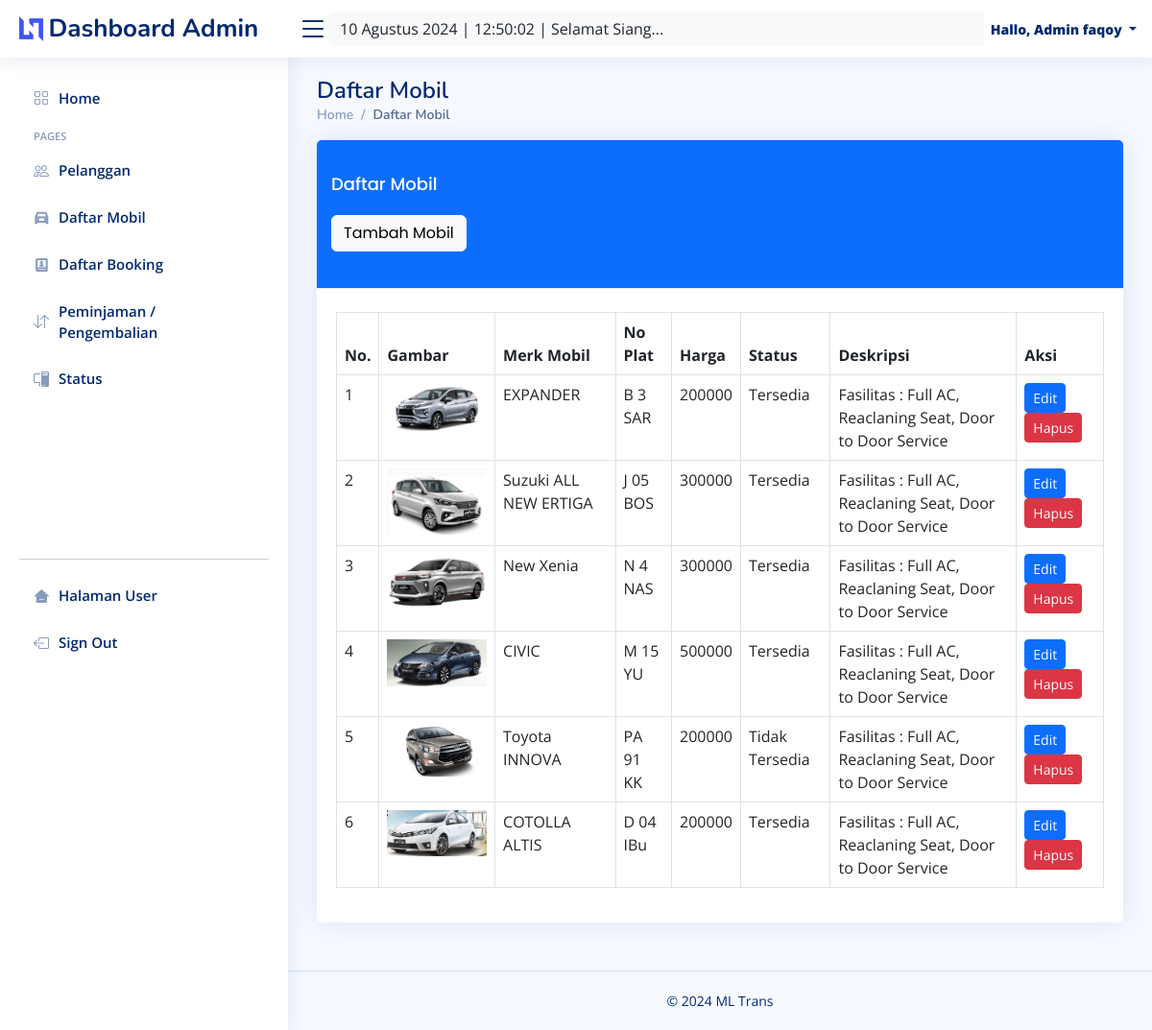
/admin/mobil/mobil.php (signed in), run on the app's committed database.
### tables this page shows
CREATE TABLE `mobil` (
  `id_mobil` int NOT NULL,
  `no_plat` varchar(255) NOT NULL,
  `merk` varchar(255) NOT NULL,
  `harga` int NOT NULL,
  `deskripsi` varchar(255) NOT NULL,
  `status` varchar(255) NOT NULL,
  `gambar` text NOT NULL
);

CREATE TABLE `infoweb` (
  `id` int NOT NULL,
  `nama_rental` varchar(255) DEFAULT NULL,
  `telp` varchar(15) DEFAULT NULL,
  `alamat` text,
  `email` varchar(255) DEFAULT NULL,
  `no_rek` text,
  `updated_at` timestamp NOT NULL DEFAULT CURRENT_TIMESTAMP
);

### koneksi/koneksi.php (called while the page is built, shortened)
<?php
$user = 'root';
$pass = '';
$koneksi = new PDO("mysql:host=localhost;dbname=rental_mobil", $user, $pass);
$url = "http://localhost/rental_mobil-master/";
$sql_web = "SELECT * FROM infoweb WHERE id = 1";
$row_web = $koneksi->prepare($sql_web);
$row_web->execute();
$info_web = $row_web->fetch(PDO::FETCH_OBJ);

### admin/mobil/mobil.php (the view, shortened to what this page needs)
<?php
require '../../koneksi/koneksi.php';
include '../header.php';
?>
<main id="main" class="main">
    <div class="pagetitle">
        <h1>Daftar Mobil</h1>
        <nav>
            <ol class="breadcrumb">
                <li class="breadcrumb-item"><a href="<?= $url ?>admin/index.php">Home</a></li>
                <li class="breadcrumb-item active">Daftar Mobil</li>
            </ol>
        </nav>
    </div>
    <section class="section dashboard">
        <div class="row">
            <div class="container">
                <div class="card">
                    <div class="card-header text-white bg-primary">
                        <h4 class="card-title text-white">
                            Daftar Mobil <br><br>
                            <a class="btn btn-light" href="tambah.php">Tambah Mobil</a>
                        </h4>
                    </div>
                    <div class="card-body">
                        <div class="table-responsive"><br>
                            <table class="table table-bordered">
                                <thead>
                                    <tr>
                                        <th>No.</th>
                                        <th>Gambar</th>
                                        <th>Merk Mobil</th>
                                        <th>No Plat</th>
                                        <th>Harga</th>
                                        <th>Status</th>
                                        <th>Deskripsi</th>
                                        <th>Aksi</th>
                                    </tr>
                                </thead>
                                <tbody>
                                    <?php
                                    $sql = "SELECT * FROM mobil ORDER BY id_mobil ASC";
                                    $row = $koneksi->prepare($sql);
                                    $row->execute();
                                    $hasil = $row->fetchAll();
                                    $no = 1;
                                    foreach ($hasil as $isi) {
                                    ?>
                                        <tr>
                                            <td><?php echo $no; ?></td>
                                            <td><img src="../../assets/image/<?php echo $isi['gambar']; ?>" class="img-fluid" style="width:200px;"></td>
                                            <td><?php echo $isi['merk']; ?></td>
                                            <td><?php echo $isi['no_plat']; ?></td>
                                            <td><?php echo $isi['harga']; ?></td>
                                            <td><?php echo $isi['status']; ?></td>
                                            <td><?php echo $isi['deskripsi']; ?></td>
                                            <td>
                                                <a class="btn btn-primary btn-sm" href="edit.php?id=<?php echo $isi['id_mobil']; ?>" role="button">Edit</a>
                                                <a class="btn btn-danger  btn-sm" href="#" role="button" onclick="hapusMobil(<?php echo $isi['id_mobil']; ?>, '<?php echo $isi['gambar']; ?>')">Hapus</a>
                                            </td>
                                        </tr>
                                    <?php $no++;
                                    } ?>
                                </tbody>
                            </table>
                        </div>
                    </div>
                </div>
            </div>
        </div>
    </section>
</main>
<?php include '../footer.php'; ?>

### admin/header.php (shortened to what this page needs)
<?php
$id_login = $_SESSION['USER']['id_login'];
$row = $koneksi->prepare("SELECT * FROM login WHERE id_login=?");
$row->execute(array($id_login));
$hasil_login = $row->fetch();
?>
<!DOCTYPE html>
<html lang="en">
<head>
    <link href="https://cdn.jsdelivr.net/npm/bootstrap@5.0.2/dist/css/bootstrap.min.css" rel="stylesheet">
    <link rel="stylesheet" href="https://cdn.jsdelivr.net/npm/bootstrap-icons@1.10.5/font/bootstrap-icons.css">
    <link href="<?= $url ?>admin/assets/vendor/bootstrap/css/bootstrap.min.css" rel="stylesheet">
    <link href="<?= $url ?>admin/assets/vendor/bootstrap-icons/bootstrap-icons.css" rel="stylesheet">
    <link href="<?= $url ?>admin/assets/vendor/boxicons/css/boxicons.min.css" rel="stylesheet">
    <link href="<?= $url ?>admin/assets/vendor/quill/quill.snow.css" rel="stylesheet">
    <link href="<?= $url ?>admin/assets/vendor/quill/quill.bubble.css" rel="stylesheet">
    <link href="<?= $url ?>admin/assets/vendor/remixicon/remixicon.css" rel="stylesheet">
    <link href="<?= $url ?>admin/assets/vendor/simple-datatables/style.css" rel="stylesheet">
    <link href="<?= $url ?>admin/assets/css/style.css" rel="stylesheet">
</head>
<body>
    <header id="header" class="header fixed-top d-flex align-items-center">
        <div class="d-flex align-items-center justify-content-between">
            <a href="index.php" class="logo d-flex align-items-center">
                <img src="<?= $url ?>admin/assets/img/logo.png" alt="">
                <span class="d-none d-lg-block">Dashboard Admin</span>
            </a>
            <i class="bi bi-list toggle-sidebar-btn"></i>
        </div>
        <form class="d-none d-sm-inline-flex flex-fill mr-auto ml-md-3 my-2 my-md-0 navbar-search">
            <div class="input-group">
                <?php
                $tanggal = date("d");
                $bulan = array(1 => "Januari", "Februari", "Maret", "April", "Mei", "Juni", "Juli", "Agustus", "September", "Oktober", "November", "Desember");
                $bulan = $bulan[date("n")];
                $tahun = date("Y");
                $jam = date("H");
                $waktu = date("H:i:s");
                echo '<input type="text" class="form-control bg-light border-0 small flex-grow-1" value="' . $tanggal . " " . $bulan . " " . $tahun . " | " . $waktu . ' | ';
                if (($jam >= 1) && ($jam <= 10)) {
                    echo "Selamat Pagi...";
                } else if (($jam > 10) && ($jam <= 13)) {
                    echo "Selamat Siang...";
                } else if (($jam > 13) && ($jam <= 17)) {
                    echo "Selamat Sore...";
                } else if (($jam > 17) && ($jam <= 18)) {
                    echo "Selamat Petang...";
                } else {
                    echo "Selamat Malam...";
                }
                echo '" aria-label="Search" aria-describedby="basic-addon2" disabled>';
                ?>
            </div>
        </form>
        <nav class="header-nav ms-auto">
            <ul class="d-flex align-items-center">
                <li class="nav-item dropdown pe-3">
                    <a class="nav-link nav-profile d-flex align-items-center pe-0" href="#" data-bs-toggle="dropdown">
                        <span class="d-none d-md-block dropdown-toggle ps-2">
                            <strong><i class="fa fa-user"></i> Hallo, Admin <?php echo $hasil_login['nama_pengguna']; ?></strong>
                        </span>
                    </a>
                </li>
            </ul>
        </nav>
    </header>
    <aside id="sidebar" class="sidebar">
        <ul class="sidebar-nav" id="sidebar-nav">
            <li class="nav-item">
                <a class="nav-link collapsed" href="<?php echo $url; ?>admin/">
                    <i class="bi bi-grid"></i>
                    <span>Home</span>
                </a>
            </li>
            <li class="nav-heading">Pages</li>
            <li class="nav-item">
                <a class="nav-link collapsed" href="<?php echo $url; ?>admin/user/index.php">
                    <i class="bi bi-people"></i>
                    <span>Pelanggan</span>
                </a>
            </li>
            <li class="nav-item">
                <a class="nav-link collapsed" href="<?php echo $url; ?>admin/mobil/mobil.php">
                    <i class="ri ri-car-line"></i>
                    <span>Daftar Mobil</span>
                </a>
            </li>
            <li class="nav-item">
                <a class="nav-link collapsed" href="<?php echo $url; ?>admin/booking/booking.php">
                    <i class="ri ri-contacts-book-2-line"></i>
                    <span>Daftar Booking</span>
                </a>
            </li>
            <li class="nav-item">
                <a class="nav-link collapsed" href="<?php echo $url; ?>admin/peminjaman/peminjaman.php">
                    <i class="bi bi-arrow-down-up"></i>
                    <span>Peminjaman / Pengembalian</span>
                </a>
            </li>
            <li class="nav-item">
                <a class="nav-link collapsed" href="<?php echo $url; ?>admin/status/status.php">
                    <i class="bi bi-pc-display"></i>
                    <span>Status</span>
                </a>
            </li>
            <br>
            <br>
            <br>
            <br>
            <br>
            <br>
            <hr>
            <li class="nav-item">
                <a class="nav-link collapsed" href="<?php echo $url; ?>">
                    <i class="ri ri-home-3-fill"></i>
                    <span>Halaman User</span>
                </a>
            </li>
            <li class="nav-item">
                <a class="nav-link collapsed" href="<?php echo $url; ?>admin/logout.php" onclick="return confirm('Apakah anda ingin logout ?');">
                    <i class="bi bi-box-arrow-left"></i>
                    <span>Sign Out</span>
                </a>
            </li>
        </ul>
    </aside>
</body>
</html>

### admin/footer.php (shortened to what this page needs)
<footer id="footer" class="footer">
  <div class="copyright">
    &copy; <?= date('Y'); ?> <?= $info_web->nama_rental; ?>
  </div>
</footer>
</body>
</html>

### admin/assets/css/style.css (style rules this page uses)
:root { scroll-behavior: smooth; }
body { font-family: "Open Sans", sans-serif; background: #f6f9ff; color: #444444; }
a { color: #4154f1; text-decoration: none; }
h1, h2, h3, h4, h5, h6 { font-family: "Nunito", sans-serif; }
#main { margin-top: 60px; padding: 20px 30px; transition: all 0.3s; }
.pagetitle { margin-bottom: 10px; }
.pagetitle h1 { font-size: 24px; margin-bottom: 0; font-weight: 600; color: #012970; }
.card { margin-bottom: 30px; border: none; border-radius: 5px; box-shadow: 0px 0 30px rgba(1, 41, 112, 0.1); }
.card-header, .card-footer { border-color: #ebeef4; background-color: #fff; color: #798eb3; padding: 15px; }
.card-title { padding: 20px 0 15px 0; font-size: 18px; font-weight: 500; color: #012970; font-family: "Poppins", sans-serif; }
.card-body { padding: 0 20px 20px 20px; }
.breadcrumb { font-size: 14px; font-family: "Nunito", sans-serif; color: #899bbd; font-weight: 600; }
.breadcrumb a { color: #899bbd; transition: 0.3s; }
.breadcrumb .breadcrumb-item::before { color: #899bbd; }
.breadcrumb .active { color: #51678f; font-weight: 600; }
.logo { line-height: 1; }
@media (min-width: 1200px) { .logo { width: 280px; } }
.logo img { max-height: 26px; margin-right: 6px; }
.logo span { font-size: 26px; font-weight: 700; color: #012970; font-family: "Nunito", sans-serif; }
.header { transition: all 0.5s; z-index: 997; height: 60px; box-shadow: 0px 2px 20px rgba(1, 41, 112, 0.1); background-color: #fff; padding-left: 20px; }
.header .toggle-sidebar-btn { font-size: 32px; padding-left: 10px; cursor: pointer; color: #012970; }
.header-nav ul { list-style: none; }
.header-nav>ul { margin: 0; padding: 0; }
.header-nav .nav-profile { color: #012970; }
.header-nav .nav-profile span { font-size: 14px; font-weight: 600; }
.sidebar { position: fixed; top: 60px; left: 0; bottom: 0; width: 300px; z-index: 996; transition: all 0.3s; padding: 20px; overflow-y: auto; scrollbar-width: thin; scrollbar-color: #aab7cf transparent; box-shadow: 0px 0px 20px rgba(1, 41, 112, 0.1); background-color: #fff; }
@media (min-width: 1200px) { #main, #footer { margin-left: 300px; } }
.sidebar-nav { padding: 0; margin: 0; list-style: none; }
.sidebar-nav li { padding: 0; margin: 0; list-style: none; }
.sidebar-nav .nav-item { margin-bottom: 5px; }
.sidebar-nav .nav-heading { font-size: 11px; text-transform: uppercase; color: #899bbd; font-weight: 600; margin: 10px 0 5px 15px; }
.sidebar-nav .nav-link { display: flex; align-items: center; font-size: 15px; font-weight: 600; color: #4154f1; transition: 0.3; background: #f6f9ff; padding: 10px 15px; border-radius: 4px; }
.sidebar-nav .nav-link i { font-size: 16px; margin-right: 10px; color: #4154f1; }
.sidebar-nav .nav-link.collapsed { color: #012970; background: #fff; }
.sidebar-nav .nav-link.collapsed i { color: #899bbd; }
.footer { padding: 20px 0; font-size: 14px; transition: all 0.3s; border-top: 1px solid #cddfff; }
.footer .copyright { text-align: center; color: #012970; }

### data on the page
mobil: gambar (picture), merk "EXPANDER", no_plat "B 3 SAR", harga "200000", status "Tersedia", deskripsi "Fasilitas : Full AC, Reaclaning Seat, Door to Door Service"
mobil: gambar (picture), merk "Suzuki ALL NEW ERTIGA", no_plat "J 05 BOS", harga "300000", status "Tersedia", deskripsi "Fasilitas : Full AC, Reaclaning Seat, Door to Door Service"
mobil: gambar (picture), merk "New Xenia", no_plat "N 4 NAS", harga "300000", status "Tersedia", deskripsi "Fasilitas : Full AC, Reaclaning Seat, Door to Door Service"
mobil: gambar (picture), merk "CIVIC", no_plat "M 15 YU", harga "500000", status "Tersedia", deskripsi "Fasilitas : Full AC, Reaclaning Seat, Door to Door Service"
mobil: gambar (picture), merk "Toyota INNOVA", no_plat "PA 91 KK", harga "200000", status "Tidak Tersedia", deskripsi "Fasilitas : Full AC, Reaclaning Seat, Door to Door Service"
mobil: gambar (picture), merk "COTOLLA ALTIS", no_plat "D 04 IBu", harga "200000", status "Tersedia", deskripsi "Fasilitas : Full AC, Reaclaning Seat, Door to Door Service"
infoweb: nama_rental "ML Trans"

### other printed values
$hasil_login['nama_pengguna'] "faqoy"
